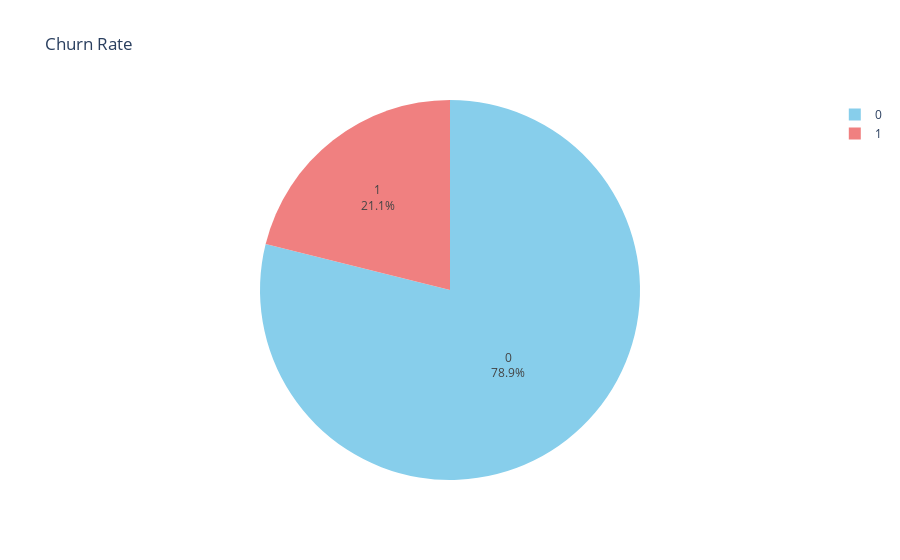

The cell this chart's notebook holds for it:
### Code cell
value_counts = df['Exited'].value_counts().reset_index()
value_counts.columns = ['Exited', 'Count']

# Plotly pie chart
fig = px.pie(value_counts, 
             names='Exited', 
             values='Count', 
             title='Churn Rate',
             color_discrete_sequence=['skyblue', 'lightcoral'],
             hole=0.0)  # Set hole to 0.0 for a complete pie chart

# Add percentage display
fig.update_traces(textposition='inside', textinfo='percent+label')

# Show the plot
fig.show()

### Figure 1 — Plotly figure (JSON) as saved in the notebook; plotly's stock layout.template omitted (floating-point values rounded to 4 significant figures)
{"data": [{"domain": {"x": [0, 1], "y": [0, 1]}, "hole": 0, "hovertemplate": "Exited=%{label}<br>Count=%{value}<extra></extra>", "labels": [0, 1], "legendgroup": "", "name": "", "showlegend": true, "textinfo": "percent+label", "textposition": "inside", "type": "pie", "values": [78894, 21107]}], "layout": {"legend": {"tracegroupgap": 0}, "piecolorway": ["skyblue", "lightcoral"], "title": {"text": "Churn Rate"}}}
